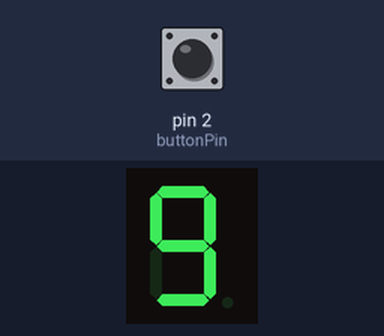
Simulated run of this sketch. Board: Arduino Uno, built with avr-gcc and run on an emulated ATmega328P. On the bench: 1-digit seven-segment display. Wiring (inferred from the names in the program): 1-digit 7-segment display, segments lit when HIGH: segments pin 7, pin 6, pin 5, pin 11, pin 10, pin 8, pin 9, pin 4. Inputs (shaded band) come from the test bench; at power-on: pin 2 (buttonPin) HIGH. The segment pins are drawn as the display they are named for.

Above: at 1.8 s.
1.9 s: pin 2 (buttonPin) pulled LOW for 3.2 s
At 6.2 s:
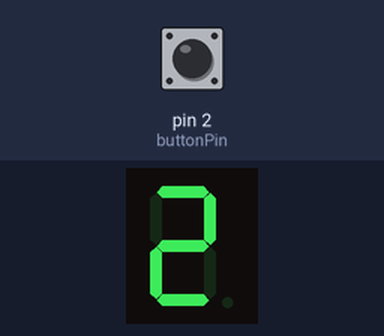
6.6 s: pin 2 (buttonPin) pulled LOW for 0.6 s
At 7.8 s:
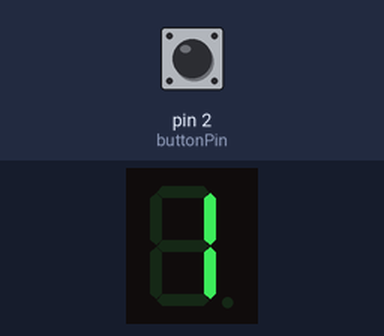
8.7 s: pin 2 (buttonPin) pulled LOW for 1 s
At 9.3 s:
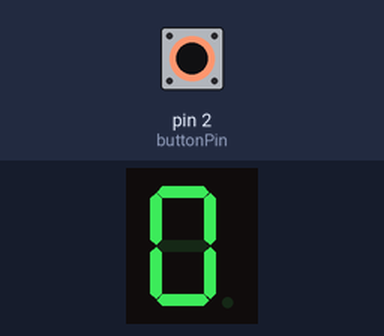
Timing chart, 0 to 11.7 s (numbered marks = the images above; inputs shaded):
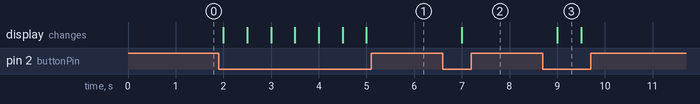

Measured:
- after the input at 1.9 s, the display: first changes after 0.10 s (image 1 shows a later state)
- after the input at 6.6 s, the display: changes after 0.40 s (image 2)
- after the input at 8.7 s, the display: changes after 0.30 s (image 3)
- what the display in image 3 shows lasts 0.5 s, from 9.0 s to 9.5 s

The sketch:

sevenSegmentsButtonDec.ino
```cpp
const int buttonPin = 2;     // the number of the pushbutton pin
int buttonState = 0;         // variable for reading the pushbutton status

int DP = 4;
int C = 5;
int B = 6;
int A = 7;
int F = 8;
int G = 9;
int E = 10;
int D = 11;

int j = 0;

void setup() {
  // put your setup code here, to run once:
  pinMode(A, OUTPUT);
  pinMode(B, OUTPUT);
  pinMode(C, OUTPUT);
  pinMode(D, OUTPUT);
  pinMode(E, OUTPUT);
  pinMode(F, OUTPUT);
  pinMode(G, OUTPUT);
  pinMode(DP, OUTPUT);

  pinMode(buttonPin, INPUT);
  j = 9;
}

void loop() {
  buttonState = digitalRead(buttonPin);
  if (buttonState == LOW) {
    lolclear();
    j--;
  }
  if (j<0)
    j = 9;
  showNumber(j);
  delay(500);
}

void show1() {
  digitalWrite(B, HIGH);
  digitalWrite(C, HIGH);
}

void show2() {
  digitalWrite(A, HIGH);
  digitalWrite(B, HIGH);
  digitalWrite(G, HIGH);
  digitalWrite(E, HIGH);
  digitalWrite(D, HIGH);
}

void show3() {
  show1();
  digitalWrite(A, HIGH);
  digitalWrite(G, HIGH);
  digitalWrite(D, HIGH);
}

void show4() {
  show1();
  digitalWrite(F, HIGH);
  digitalWrite(G, HIGH);
}

void show5() {
  digitalWrite(A, HIGH);
  digitalWrite(F, HIGH);
  digitalWrite(G, HIGH);
  digitalWrite(C, HIGH);
  digitalWrite(D, HIGH);
}

void show6() {
  show5();
  digitalWrite(E, HIGH);
}

void show7() {
  show1();
  digitalWrite(A, HIGH);
}

void show8() {
  show6();
  digitalWrite(B, HIGH);
}

void show9() {
  show3();
  digitalWrite(F, HIGH);
}

void show0() {
  show8();
  digitalWrite(G, LOW);
}

void showPoint() {
  digitalWrite(DP, HIGH);
}

void lolclear() {
  digitalWrite(A, LOW);
  digitalWrite(B, LOW);
  digitalWrite(C, LOW);
  digitalWrite(D, LOW);
  digitalWrite(E, LOW);
  digitalWrite(F, LOW);
  digitalWrite(G, LOW);
  digitalWrite(DP, LOW);
}

void showNumber(int i) {
  switch (i) {
    case 1:
      show1();
    break;
    case 2:
      show2();
    break;
    case 3:
      show3();
    break;
    case 4:
      show4();
    break;
    case 5:
      show5();
    break;
    case 6:
      show6();
    break;
    case 7:
      show7();
    break;
    case 8:
      show8();
    break;
    case 9:
      show9();
    break;
    case 0:
      show0();
    break;
    default:
      showPoint();
    break;
  }
}
```
